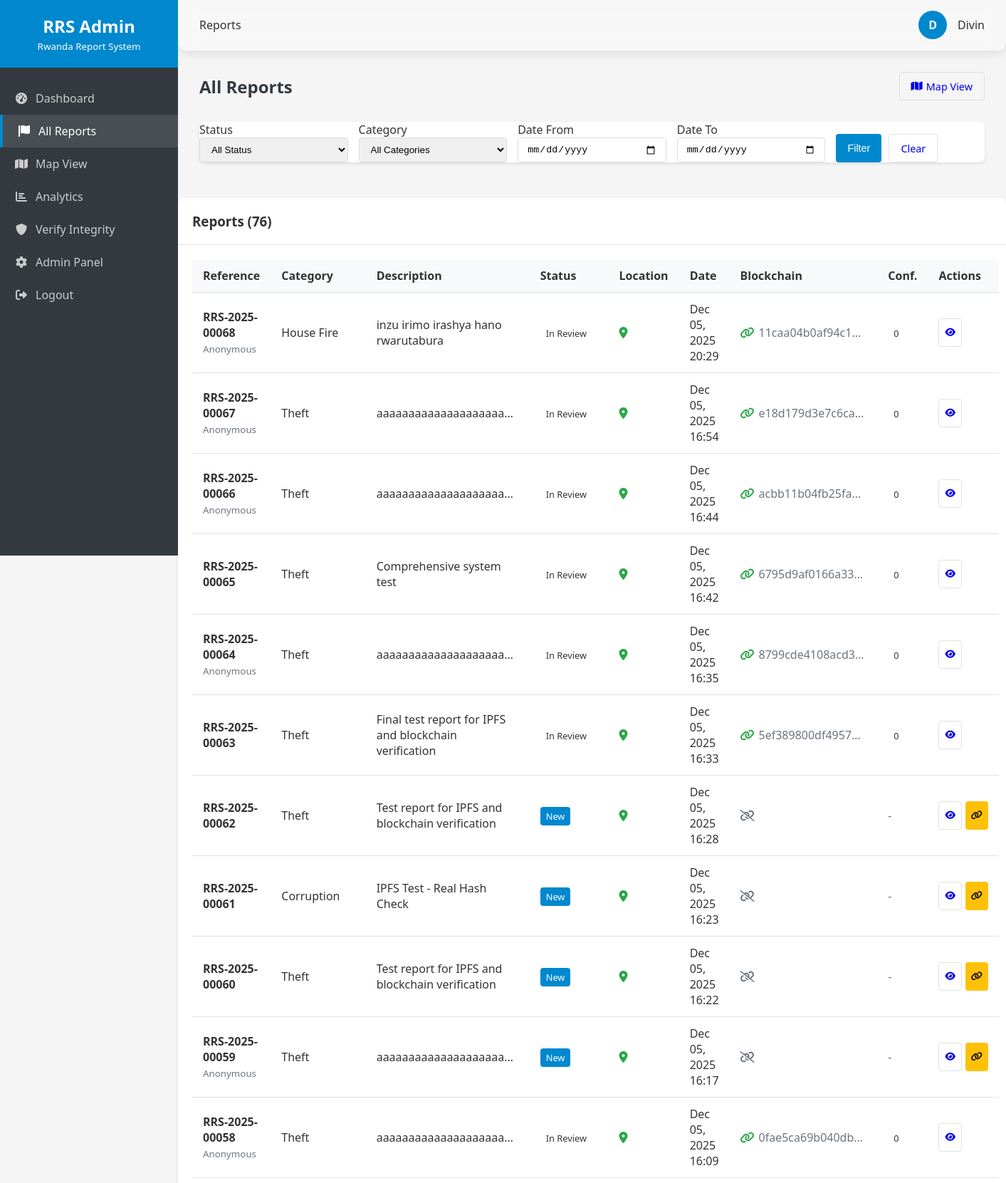
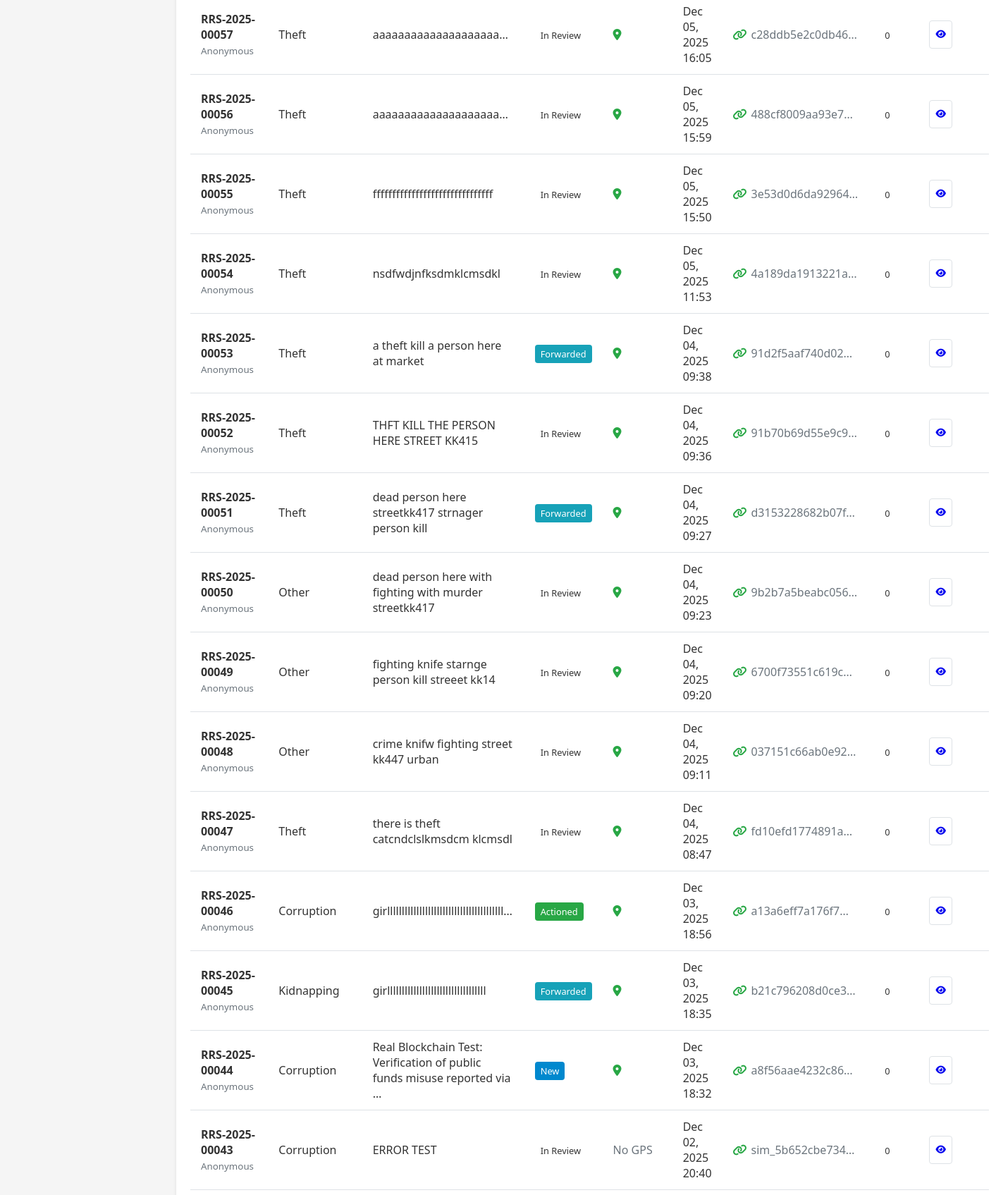
Screenshot of /dashboard/reports/ (signed in, upper part) with the database file from the repository (2 pictures, top to bottom).
### apps/reports/models.py (models this page shows, shortened)
class Report(models.Model):
    id = models.UUIDField(primary_key=True, default=uuid.uuid4, editable=False)
    reference_code = models.CharField(max_length=20, unique=True, editable=False)
    category = models.CharField(max_length=20, choices=ReportCategory.choices)
    description = models.TextField()
    location_description = models.CharField(max_length=255, blank=True, default="")
    latitude = models.DecimalField(max_digits=9, decimal_places=6, null=True, blank=True)
    longitude = models.DecimalField(max_digits=9, decimal_places=6, null=True, blank=True)
    user = models.ForeignKey(User, on_delete=models.SET_NULL, null=True, blank=True)
    is_anonymous = models.BooleanField(default=False)
    reporter_name = models.CharField(max_length=100, blank=True, default="")
    reporter_phone = models.CharField(max_length=15, blank=True, default="")
    reporter_email = models.EmailField(blank=True, default="")
    media_file = models.FileField(upload_to='reports/media/', blank=True, null=True)
    media_thumbnail = models.ImageField(upload_to='reports/thumbnails/', blank=True, null=True)
    ipfs_cid = models.CharField(max_length=100, blank=True, null=True)
    evidence_json_cid = models.CharField(max_length=100, blank=True, null=True)
    ipfs_report_cid = models.CharField(max_length=100, blank=True, null=True, help_text="IPFS CID for complete report (distributed across 1000+ nodes)")
    evidence_hash = models.CharField(max_length=64, blank=True, null=True)
    transaction_hash = models.CharField(max_length=64, blank=True, null=True)
    is_hash_anchored = models.BooleanField(default=False)
    verified_on_chain = models.BooleanField(default=False)
    blockchain_metadata = models.JSONField(default=dict, blank=True)
    status = models.CharField(max_length=20, choices=ReportStatus.choices, default=ReportStatus.NEW)
    priority = models.IntegerField(default=1)
    created_at = models.DateTimeField(auto_now_add=True)
    updated_at = models.DateTimeField(auto_now=True)
    class Meta:
        ordering = ['-created_at']
        indexes = [
            models.Index(fields=['reference_code']),
            models.Index(fields=['category']),
            models.Index(fields=['status']),
            models.Index(fields=['created_at']),
        ]

### apps/dashboard/views.py (the view)
# urls.py: path('reports/', views.reports_list, name='reports_list'),
@login_required
@user_passes_test(is_admin)
def reports_list(request):
    reports = Report.objects.all().order_by('-created_at')
    status_choices = Report._meta.get_field('status').choices
    category_choices = Report._meta.get_field('category').choices
    return render(request, 'dashboard/reports_list.html', {
        'reports': reports,
        'status_choices': status_choices,
        'category_choices': category_choices
    })

### apps/dashboard/views.py (called while the page is built)
def is_admin(user):
    return user.is_authenticated and user.is_staff

### templates/dashboard/reports_list.html (shortened to what this page needs)
{% extends 'base.html' %}
{% load explorers %}
{% block breadcrumb %}
    <span>Reports</span>
{% endblock %}
{% block content %}
    <div class="page-header">
        <h1 class="page-title">All Reports</h1>
        <div class="header-actions">
            <a href="{% url 'map_view' %}" class="btn btn-outline">
                <i class="fas fa-map"></i> Map View
            </a>
        </div>
    </div>
    <div class="card">
        <form method="get" style="display: grid; grid-template-columns: repeat(auto-fit, minmax(200px, 1fr)); gap: 15px;">
                <div>
                    <label>Status</label>
                    <select name="status" class="form-control">
                        <option value="">All Status</option>
                    </select>
                </div>
                <div>
                    <label>Category</label>
                    <select name="category" class="form-control">
                        <option value="">All Categories</option>
                    </select>
                </div>
                <div>
                    <label>Date From</label>
                    <input type="date" name="date_from" value="{{ request.GET.date_from }}" class="form-control">
                </div>
                <div>
                    <label>Date To</label>
                    <input type="date" name="date_to" value="{{ request.GET.date_to }}" class="form-control">
                </div>
                <div style="display: flex; align-items: end;">
                    <button type="submit" class="btn btn-primary">Filter</button>
                    <a href="{% url 'reports_list' %}" class="btn btn-outline" style="margin-left: 10px;">Clear</a>
                </div>
            </form>
        </div>
    </div>
    <div class="card">
        <div class="card-header">
            <h3>Reports ({{ reports.count }})</h3>
        </div>
        <div class="card-body">
            <div class="table-responsive">
                <table class="table">
                    <thead>
                        <tr>
                            <th>Reference</th>
                            <th>Category</th>
                            <th>Description</th>
                            <th>Status</th>
                            <th>Location</th>
                            <th>Date</th>
                            <th>Blockchain</th>
                            <th>Conf.</th>
                            <th>Actions</th>
                        </tr>
                    </thead>
                    <tbody>
                        {% for report in reports %}
                        <tr>
                            <td>
                                <strong>{{ report.reference_code }}</strong>
                                {% if report.is_anonymous %}
                                <br><small class="text-muted">Anonymous</small>
                                {% endif %}
                            </td>
                            <td>{{ report.get_category_display }}</td>
                            <td>
                                <div style="max-width: 200px; overflow: hidden; text-overflow: ellipsis;">
                                    {{ report.description|truncatewords:10 }}
                                </div>
                            </td>
                            <td>
                                <span class="badge badge-{{ report.status }}">{{ report.get_status_display }}</span>
                            </td>
                            <td>
                                {% if report.latitude and report.longitude %}
                                <i class="fas fa-map-marker-alt text-success"></i>
                                {% else %}
                                <span class="text-muted">No GPS</span>
                                {% endif %}
                            </td>
                            <td>{{ report.created_at|date:"M d, Y H:i" }}</td>
                            <td>
                                {% if report.is_hash_anchored %}
                                <div style="display:flex; align-items:center; gap:6px;">
                                    <i class="fas fa-link text-success" title="Anchored on Blockchain"></i>
                                    {% if report.transaction_hash %}
                                        <span class="text-muted" title="Transaction Hash">{{ report.transaction_hash|truncatechars:16 }}</span>
                                    {% endif %}
                                </div>
                                {% else %}
                                <i class="fas fa-unlink text-muted" title="Not Anchored"></i>
                                {% endif %}
                            </td>
                            <td>
                                {% if report.transaction_hash %}
                                    {% if report.blockchainanchor and report.blockchainanchor.confirmations %}
                                        <span class="badge badge-success" title="Confirmations">{{ report.blockchainanchor.confirmations }}</span>
                                    {% else %}
                                        <span class="badge badge-warning" title="Pending">0</span>
                                    {% endif %}
                                {% else %}
                                    <span class="text-muted">-</span>
                                {% endif %}
                            </td>
                            <td>
                                <div style="display: flex; gap: 5px;">
                                    <a href="{% url 'report_detail' report.id %}" class="btn btn-outline btn-sm">
                                        <i class="fas fa-eye"></i>
                                    </a>
                                    {% if not report.is_hash_anchored %}
                                    <button class="btn btn-warning btn-sm" onclick="anchorReport('{{ report.reference_code }}')" title="Anchor on Blockchain">
                                        <i class="fas fa-link"></i>
                                    </button>
                                    {% endif %}
                                </div>
                            </td>
                        </tr>
                        {% empty %}
                        <tr>
                            <td colspan="8" style="text-align: center;">No reports found</td>
                        </tr>
                        {% endfor %}
                    </tbody>
                </table>
            </div>
        </div>
    </div>
{% endblock %}

### templates/base.html (shortened to what this page needs)
<!DOCTYPE html>
<html lang="en">
<head>
    <link rel="stylesheet" href="https://unpkg.com/leaflet@1.7.1/dist/leaflet.css" />
    <link rel="stylesheet" href="https://cdnjs.cloudflare.com/ajax/libs/font-awesome/6.0.0/css/all.min.css">
</head>
<body>
    <div class="dashboard-container">
        <div class="sidebar">
            <div class="sidebar-header">
                <h2>RRS Admin</h2>
                <small>Rwanda Report System</small>
            </div>
            <div class="sidebar-menu">
                <a href="{% url 'dashboard' %}"
                    class="menu-item {% if request.resolver_match.url_name == 'dashboard' %}active{% endif %}">
                    <i class="fas fa-tachometer-alt"></i>
                    Dashboard
                </a>
                <a href="{% url 'reports_list' %}"
                    class="menu-item {% if request.resolver_match.url_name == 'reports_list' %}active{% endif %}">
                    <i class="fas fa-flag"></i>
                    All Reports
                </a>
                <a href="{% url 'map_view' %}"
                    class="menu-item {% if request.resolver_match.url_name == 'map_view' %}active{% endif %}">
                    <i class="fas fa-map"></i>
                    Map View
                </a>
                <a href="{% url 'analytics' %}"
                    class="menu-item {% if request.resolver_match.url_name == 'analytics' %}active{% endif %}">
                    <i class="fas fa-chart-bar"></i>
                    Analytics
                </a>
                <a href="{% url 'verify_integrity' %}"
                    class="menu-item {% if request.resolver_match.url_name == 'verify_integrity' %}active{% endif %}">
                    <i class="fas fa-shield-alt"></i>
                    Verify Integrity
                </a>
                <a href="/admin/" class="menu-item">
                    <i class="fas fa-cog"></i>
                    Admin Panel
                </a>
                <a href="{% url 'user_logout' %}" class="menu-item">
                    <i class="fas fa-sign-out-alt"></i>
                    Logout
                </a>
            </div>
        </div>
        <div class="main-content">
            <div class="top-bar">
                <div class="breadcrumb">
                    {% block breadcrumb %}{% endblock %}
                </div>
                <div class="user-info">
                    <div class="user-avatar">
                        {{ user.username|first|upper }}
                    </div>
                    <span>{{ user.username }}</span>
                </div>
            </div>
            <div class="content">
                {% block content %}{% endblock %}
            </div>
        </div>
</body>
</html>

### templates/base.html (style rules this page uses)
:root { --primary: #0088ce; --primary-dark: #0066a4; --secondary: #f8f9fa; --success: #28a745; --warning: #ffc107; --danger: #dc3545; --dark: #343a40; --light: #f8f9fa; --border: #dee2e6; }
* { margin: 0; padding: 0; box-sizing: border-box; }
body { font-family: 'Segoe UI', Tahoma, Geneva, Verdana, sans-serif; background-color: #f5f5f5; color: #333; }
.dashboard-container { display: flex; min-height: 100vh; }
.sidebar { width: 250px; background: var(--dark); color: white; transition: all 0.3s; position: fixed; left: 0; top: 0; height: 100vh; overflow-y: auto; z-index: 999; }
.sidebar-header { padding: 20px; background: var(--primary); text-align: center; }
.sidebar-menu { padding: 20px 0; }
.menu-item { padding: 12px 20px; color: #ccc; text-decoration: none; display: flex; align-items: center; gap: 10px; transition: all 0.3s; }
.menu-item:hover, .menu-item.active { background: rgba(255, 255, 255, 0.1); color: white; border-left: 4px solid var(--primary); }
.menu-item i { width: 20px; text-align: center; }
.main-content { flex: 1; display: flex; flex-direction: column; margin-left: 250px; width: calc(100% - 250px); }
.top-bar { background: rgba(255, 255, 255, 0.25); backdrop-filter: blur(12px); -webkit-backdrop-filter: blur(12px); padding: 15px 30px; border-bottom: 1px solid rgba(255, 255, 255, 0.3); box-shadow: 0 4px 15px rgba(0, 0, 0, 0.1); display: flex; justify-content: space-between; align-items: center; border-radius: 0 0 12px 12px; }
.user-info { display: flex; align-items: center; gap: 15px; }
.user-avatar { width: 40px; height: 40px; border-radius: 50%; background: var(--primary); color: white; display: flex; align-items: center; justify-content: center; font-weight: bold; }
.content { padding: 30px; flex: 1; overflow-y: auto; }
.page-header { display: flex; justify-content: space-between; align-items: center; margin-bottom: 30px; }
.page-title { font-size: 24px; font-weight: 600; color: var(--dark); }
.card { background: white; border-radius: 8px; box-shadow: 0 2px 4px rgba(0, 0, 0, 0.1); margin-bottom: 20px; }
.card-header { padding: 20px; border-bottom: 1px solid var(--border); font-weight: 600; }
.card-body { padding: 20px; }
.table { width: 100%; border-collapse: collapse; overflow-x: auto; }
.table th, .table td { padding: 12px 15px; text-align: left; border-bottom: 1px solid var(--border); }
.table th { background: var(--secondary); font-weight: 600; }
.badge { padding: 4px 8px; border-radius: 4px; font-size: 0.8rem; font-weight: 500; }
.badge-new { background: var(--primary); color: white; }
.badge-forwarded { background: #17a2b8; color: white; }
.badge-actioned { background: var(--success); color: white; }
.btn { padding: 8px 16px; border: none; border-radius: 4px; cursor: pointer; text-decoration: none; display: inline-flex; align-items: center; gap: 5px; font-size: 0.9rem; min-height: 40px; transition: all 0.2s ease; }
.btn-primary { background: var(--primary); color: white; }
.btn-warning { background: var(--warning); color: black; }
.btn-outline { background: transparent; border: 1px solid var(--border); }
@media (min-width: 769px) { .dashboard-container { flex-direction: row; } }
@media (min-width: 769px) { .sidebar { width: 250px; height: calc(100vh - 20px); overflow-y: auto; } }
@media (min-width: 769px) { .btn { width: auto; } }

### templates/dashboard/reports_list.html (style rules this page uses)
.form-control { width: 100%; padding: 8px 12px; border: 1px solid #ddd; border-radius: 4px; }
.btn-sm { padding: 4px 8px; font-size: 0.8rem; }
.text-muted { color: #6c757d; }
.text-success { color: #28a745; }

### rows the page displays
Report: reference_code "RRS-2025-00068", is_anonymous "Anonymous", category "House Fire", description "inzu irimo irashya hano rwarutabura", status "In Review", created_at "Dec 05, 2025 20:29", transaction_hash "11caa04b0af94c1…"
Report: reference_code "RRS-2025-00067", is_anonymous "Anonymous", category "Theft", description "aaaaaaaaaaaaaaaaaaaa…", status "In Review", created_at "Dec 05, 2025 16:54", transaction_hash "e18d179d3e7c6ca…"
Report: reference_code "RRS-2025-00066", is_anonymous "Anonymous", category "Theft", description "aaaaaaaaaaaaaaaaaaaa…", status "In Review", created_at "Dec 05, 2025 16:44", transaction_hash "acbb11b04fb25fa…"
Report: reference_code "RRS-2025-00065", category "Theft", description "Comprehensive system test", status "In Review", created_at "Dec 05, 2025 16:42", transaction_hash "6795d9af0166a33…"
Report: reference_code "RRS-2025-00064", is_anonymous "Anonymous", category "Theft", description "aaaaaaaaaaaaaaaaaaaa…", status "In Review", created_at "Dec 05, 2025 16:35", transaction_hash "8799cde4108acd3…"
Report: reference_code "RRS-2025-00063", category "Theft", description "Final test report for IPFS and blockchain verification", status "In Review", created_at "Dec 05, 2025 16:33", transaction_hash "5ef389800df4957…"
Report: reference_code "RRS-2025-00062", category "Theft", description "Test report for IPFS and blockchain verification", status "New", created_at "Dec 05, 2025 16:28", is_hash_anchored False (drawn)
Report: reference_code "RRS-2025-00061", category "Corruption", description "IPFS Test - Real Hash Check", status "New", created_at "Dec 05, 2025 16:23", is_hash_anchored False (drawn)
Report: reference_code "RRS-2025-00060", category "Theft", description "Test report for IPFS and blockchain verification", status "New", created_at "Dec 05, 2025 16:22", is_hash_anchored False (drawn)
Report: reference_code "RRS-2025-00059", is_anonymous "Anonymous", category "Theft", description "aaaaaaaaaaaaaaaaaaaa…", status "New", created_at "Dec 05, 2025 16:17", is_hash_anchored False (drawn)
Report: reference_code "RRS-2025-00058", is_anonymous "Anonymous", category "Theft", description "aaaaaaaaaaaaaaaaaaaa…", status "In Review", created_at "Dec 05, 2025 16:09", transaction_hash "0fae5ca69b040db…"
Report: reference_code "RRS-2025-00057", is_anonymous "Anonymous", category "Theft", description "aaaaaaaaaaaaaaaaaaaa…", status "In Review", created_at "Dec 05, 2025 16:05", transaction_hash "c28ddb5e2c0db46…"
Report: reference_code "RRS-2025-00056", is_anonymous "Anonymous", category "Theft", description "aaaaaaaaaaaaaaaaaaaa…", status "In Review", created_at "Dec 05, 2025 15:59", transaction_hash "488cf8009aa93e7…"
Report: reference_code "RRS-2025-00055", is_anonymous "Anonymous", category "Theft", description "fffffffffffffffffffffffffffffff", status "In Review", created_at "Dec 05, 2025 15:50", transaction_hash "3e53d0d6da92964…"
Report: reference_code "RRS-2025-00054", is_anonymous "Anonymous", category "Theft", description "nsdfwdjnfksdmklcmsdkl", status "In Review", created_at "Dec 05, 2025 11:53", transaction_hash "4a189da1913221a…"
Report: reference_code "RRS-2025-00053", is_anonymous "Anonymous", category "Theft", description "a theft kill a person here at market", status "Forwarded", created_at "Dec 04, 2025 09:38", transaction_hash "91d2f5aaf740d02…"
Report: reference_code "RRS-2025-00052", is_anonymous "Anonymous", category "Theft", description "THFT KILL THE PERSON HERE STREET KK415", status "In Review", created_at "Dec 04, 2025 09:36", transaction_hash "91b70b69d55e9c9…"
Report: reference_code "RRS-2025-00051", is_anonymous "Anonymous", category "Theft", description "dead person here streetkk417 strnager person kill", status "Forwarded", created_at "Dec 04, 2025 09:27", transaction_hash "d3153228682b07f…"
Report: reference_code "RRS-2025-00050", is_anonymous "Anonymous", category "Other", description "dead person here with fighting with murder streetkk417", status "In Review", created_at "Dec 04, 2025 09:23", transaction_hash "9b2b7a5beabc056…"
Report: reference_code "RRS-2025-00049", is_anonymous "Anonymous", category "Other", description "fighting knife starnge person kill streeet kk14", status "In Review", created_at "Dec 04, 2025 09:20", transaction_hash "6700f73551c619c…"
Report: reference_code "RRS-2025-00048", is_anonymous "Anonymous", category "Other", description "crime knifw fighting street kk447 urban", status "In Review", created_at "Dec 04, 2025 09:11", transaction_hash "037151c66ab0e92…"
Report: reference_code "RRS-2025-00047", is_anonymous "Anonymous", category "Theft", description "there is theft catcndclslkmsdcm klcmsdl", status "In Review", created_at "Dec 04, 2025 08:47", transaction_hash "fd10efd1774891a…"
Report: reference_code "RRS-2025-00046", is_anonymous "Anonymous", category "Corruption", description "girllllllllllllllllllllllllllllllllllllllll…", status "Actioned", created_at "Dec 03, 2025 18:56", transaction_hash "a13a6eff7a176f7…"
Report: reference_code "RRS-2025-00045", is_anonymous "Anonymous", category "Kidnapping", description "girllllllllllllllllllllllllllllllllll", status "Forwarded", created_at "Dec 03, 2025 18:35", transaction_hash "b21c796208d0ce3…"
Report: reference_code "RRS-2025-00044", is_anonymous "Anonymous", category "Corruption", description "Real Blockchain Test: Verification of public funds misuse reported via …", status "New", created_at "Dec 03, 2025 18:32", transaction_hash "a8f56aae4232c86…"
Report: reference_code "RRS-2025-00043", is_anonymous "Anonymous", category "Corruption", description "ERROR TEST", status "In Review", shows "No GPS", created_at "Dec 02, 2025 20:40", transaction_hash "sim_5b652cbe734…"

### other values shown
{{ user.username|first|upper }} "D"
{{ user.username }} "Divin"
{{ reports.count }} "76"
